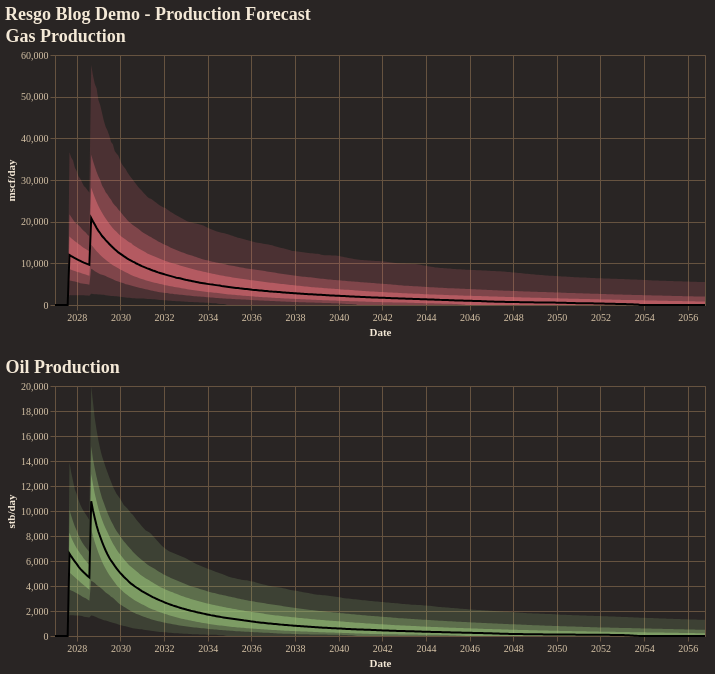

The notebook cell this image was saved under:
### Code cell
fig = reporter.plotter.combined_production_plot(
    figsize=(650, 250),
    backend=PLOTTING_BACKEND
)
fig.show()

### Figure 1 — Vega-Lite specification as saved in the notebook (floating-point values rounded to 4 significant figures; data arrays with more than 128 entries replaced by an {"elided": "..."} marker saying what was removed)
{"config": {"background": "#292524", "view": {"fill": "#292524", "stroke": "#665340"}, "title": {"color": "#f4e9d7", "font": "Merriweather", "fontSize": 18, "fontWeight": 600, "subtitleColor": "#d5c2a6", "anchor": "start"}, "axis": {"domainColor": "#665340", "gridColor": "#665340", "tickColor": "#665340", "labelColor": "#d5c2a6", "titleColor": "#f4e9d7", "labelFont": "Merriweather", "titleFont": "Merriweather"}, "legend": {"titleColor": "#f4e9d7", "labelColor": "#d5c2a6", "labelFont": "Merriweather", "titleFont": "Merriweather", "orient": "top-right", "symbolType": "circle"}, "header": {"labelColor": "#d5c2a6", "titleColor": "#f4e9d7", "labelFont": "Merriweather", "titleFont": "Merriweather"}, "mark": {"color": "#c78d3b"}, "line": {"color": "#c78d3b"}, "bar": {"color": "#c78d3b"}, "point": {"color": "#ddb06d"}, "area": {"color": "#c78d3b", "opacity": 0.35}, "text": {"color": "#f4e9d7", "font": "Merriweather"}, "range": {"category": ["#5DA5DA", "#F28E2B", "#59C36A", "#E15759", "#B07AA1", "#4ECDC4", "#FF9DA7", "#EDC948"]}}, "vconcat": [{"layer": [{"mark": {"type": "area", "color": "rgba(224, 108, 117, 1.0)", "opacity": 0.18}, "encoding": {"tooltip": [{"field": "date", "title": "Date", "type": "temporal"}, {"field": "p01", "format": ",.2f", "title": "P01", "type": "quantitative"}, {"field": "p10", "format": ",.2f", "title": "P10", "type": "quantitative"}, {"field": "p25", "format": ",.2f", "title": "P25", "type": "quantitative"}, {"field": "p50", "format": ",.2f", "title": "P50", "type": "quantitative"}, {"field": "p75", "format": ",.2f", "title": "P75", "type": "quantitative"}, {"field": "p90", "format": ",.2f", "title": "P90", "type": "quantitative"}, {"field": "p99", "format": ",.2f", "title": "P99", "type": "quantitative"}], "x": {"field": "date", "title": "Date", "type": "temporal"}, "y": {"field": "p01", "title": "mscf/day", "type": "quantitative"}, "y2": {"field": "p99"}}}, {"mark": {"type": "area", "color": "rgba(224, 108, 117, 1.0)", "opacity": 0.35}, "encoding": {"tooltip": [{"field": "date", "title": "Date", "type": "temporal"}, {"field": "p01", "format": ",.2f", "title": "P01", "type": "quantitative"}, {"field": "p10", "format": ",.2f", "title": "P10", "type": "quantitative"}, {"field": "p25", "format": ",.2f", "title": "P25", "type": "quantitative"}, {"field": "p50", "format": ",.2f", "title": "P50", "type": "quantitative"}, {"field": "p75", "format": ",.2f", "title": "P75", "type": "quantitative"}, {"field": "p90", "format": ",.2f", "title": "P90", "type": "quantitative"}, {"field": "p99", "format": ",.2f", "title": "P99", "type": "quantitative"}], "x": {"field": "date", "title": "Date", "type": "temporal"}, "y": {"field": "p10", "title": "mscf/day", "type": "quantitative"}, "y2": {"field": "p90"}}}, {"mark": {"type": "area", "color": "rgba(224, 108, 117, 1.0)", "opacity": 0.55}, "encoding": {"tooltip": [{"field": "date", "title": "Date", "type": "temporal"}, {"field": "p01", "format": ",.2f", "title": "P01", "type": "quantitative"}, {"field": "p10", "format": ",.2f", "title": "P10", "type": "quantitative"}, {"field": "p25", "format": ",.2f", "title": "P25", "type": "quantitative"}, {"field": "p50", "format": ",.2f", "title": "P50", "type": "quantitative"}, {"field": "p75", "format": ",.2f", "title": "P75", "type": "quantitative"}, {"field": "p90", "format": ",.2f", "title": "P90", "type": "quantitative"}, {"field": "p99", "format": ",.2f", "title": "P99", "type": "quantitative"}], "x": {"field": "date", "title": "Date", "type": "temporal"}, "y": {"field": "p25", "title": "mscf/day", "type": "quantitative"}, "y2": {"field": "p75"}}}, {"mark": {"type": "line", "color": "black", "strokeWidth": 2}, "encoding": {"tooltip": [{"field": "date", "title": "Date", "type": "temporal"}, {"field": "p01", "format": ",.2f", "title": "P01", "type": "quantitative"}, {"field": "p10", "format": ",.2f", "title": "P10", "type": "quantitative"}, {"field": "p25", "format": ",.2f", "title": "P25", "type": "quantitative"}, {"field": "p50", "format": ",.2f", "title": "P50", "type": "quantitative"}, {"field": "p75", "format": ",.2f", "title": "P75", "type": "quantitative"}, {"field": "p90", "format": ",.2f", "title": "P90", "type": "quantitative"}, {"field": "p99", "format": ",.2f", "title": "P99", "type": "quantitative"}], "x": {"field": "date", "title": "Date", "type": "temporal"}, "y": {"field": "p50", "title": "mscf/day", "type": "quantitative"}}}], "data": {"name": "data-4c0affeb93ceadc24c91384bbac14c0a"}, "height": 250, "title": "Gas Production", "width": 650}, {"layer": [{"mark": {"type": "area", "color": "rgba(152, 195, 121, 1.0)", "opacity": 0.18}, "encoding": {"tooltip": [{"field": "date", "title": "Date", "type": "temporal"}, {"field": "p01", "format": ",.2f", "title": "P01", "type": "quantitative"}, {"field": "p10", "format": ",.2f", "title": "P10", "type": "quantitative"}, {"field": "p25", "format": ",.2f", "title": "P25", "type": "quantitative"}, {"field": "p50", "format": ",.2f", "title": "P50", "type": "quantitative"}, {"field": "p75", "format": ",.2f", "title": "P75", "type": "quantitative"}, {"field": "p90", "format": ",.2f", "title": "P90", "type": "quantitative"}, {"field": "p99", "format": ",.2f", "title": "P99", "type": "quantitative"}], "x": {"field": "date", "title": "Date", "type": "temporal"}, "y": {"field": "p01", "title": "stb/day", "type": "quantitative"}, "y2": {"field": "p99"}}}, {"mark": {"type": "area", "color": "rgba(152, 195, 121, 1.0)", "opacity": 0.35}, "encoding": {"tooltip": [{"field": "date", "title": "Date", "type": "temporal"}, {"field": "p01", "format": ",.2f", "title": "P01", "type": "quantitative"}, {"field": "p10", "format": ",.2f", "title": "P10", "type": "quantitative"}, {"field": "p25", "format": ",.2f", "title": "P25", "type": "quantitative"}, {"field": "p50", "format": ",.2f", "title": "P50", "type": "quantitative"}, {"field": "p75", "format": ",.2f", "title": "P75", "type": "quantitative"}, {"field": "p90", "format": ",.2f", "title": "P90", "type": "quantitative"}, {"field": "p99", "format": ",.2f", "title": "P99", "type": "quantitative"}], "x": {"field": "date", "title": "Date", "type": "temporal"}, "y": {"field": "p10", "title": "stb/day", "type": "quantitative"}, "y2": {"field": "p90"}}}, {"mark": {"type": "area", "color": "rgba(152, 195, 121, 1.0)", "opacity": 0.55}, "encoding": {"tooltip": [{"field": "date", "title": "Date", "type": "temporal"}, {"field": "p01", "format": ",.2f", "title": "P01", "type": "quantitative"}, {"field": "p10", "format": ",.2f", "title": "P10", "type": "quantitative"}, {"field": "p25", "format": ",.2f", "title": "P25", "type": "quantitative"}, {"field": "p50", "format": ",.2f", "title": "P50", "type": "quantitative"}, {"field": "p75", "format": ",.2f", "title": "P75", "type": "quantitative"}, {"field": "p90", "format": ",.2f", "title": "P90", "type": "quantitative"}, {"field": "p99", "format": ",.2f", "title": "P99", "type": "quantitative"}], "x": {"field": "date", "title": "Date", "type": "temporal"}, "y": {"field": "p25", "title": "stb/day", "type": "quantitative"}, "y2": {"field": "p75"}}}, {"mark": {"type": "line", "color": "black", "strokeWidth": 2}, "encoding": {"tooltip": [{"field": "date", "title": "Date", "type": "temporal"}, {"field": "p01", "format": ",.2f", "title": "P01", "type": "quantitative"}, {"field": "p10", "format": ",.2f", "title": "P10", "type": "quantitative"}, {"field": "p25", "format": ",.2f", "title": "P25", "type": "quantitative"}, {"field": "p50", "format": ",.2f", "title": "P50", "type": "quantitative"}, {"field": "p75", "format": ",.2f", "title": "P75", "type": "quantitative"}, {"field": "p90", "format": ",.2f", "title": "P90", "type": "quantitative"}, {"field": "p99", "format": ",.2f", "title": "P99", "type": "quantitative"}], "x": {"field": "date", "title": "Date", "type": "temporal"}, "y": {"field": "p50", "title": "stb/day", "type": "quantitative"}}}], "data": {"name": "data-f5c612df973bc320ee2a0e45278a84a7"}, "height": 250, "title": "Oil Production", "width": 650}], "title": "Resgo Blog Demo - Production Forecast", "$schema": "https://vega.github.io/schema/vega-lite/v5.20.1.json", "datasets": {"data-4c0affeb93ceadc24c91384bbac14c0a": {"elided": "360 records"}, "data-f5c612df973bc320ee2a0e45278a84a7": {"elided": "360 records"}}}
